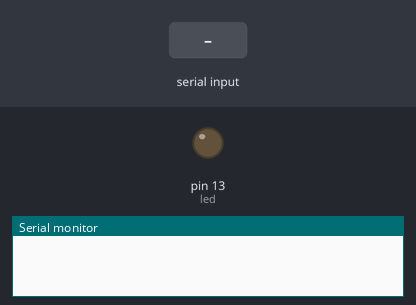
The sketch below on a simulated Arduino Uno, built with avr-gcc and run on an emulated ATmega328P. Shown: output pins drawn as LEDs (lit = HIGH), the last lines printed to the serial monitor. Inputs (shaded band) come from the test bench.

Above: at 1.2 s.
1.3 s: "V" received over Serial
At 2.3 s:
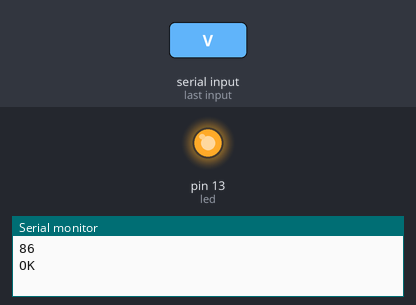
Timing chart, 0 to 4.3 s (numbered marks = the images above; inputs shaded):
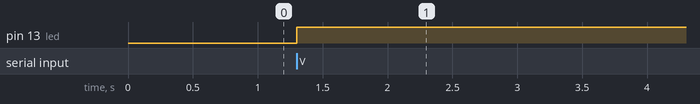

Measured:
- after the input at 1.3 s, pin 13 (led): LOW → HIGH at once

The sketch:

rs232Test_sketch_jun29b.ino
```cpp
//# This sample codes is for testing the RS232 shiled.
//# Editor : YouYou
//# Date   : 2013.9.25
//# Ver    : 0.1
//# Product: RS232 shield
//# SKU    : DFR0259
//*/
int led = 13;    //define the LED pin
void setup()
{
  Serial.begin(9600);    //init serial
  pinMode(led,OUTPUT);
}
void loop()
{
  int temp;    //serial data temporary cache
  if(Serial.available())    //if serial receives data
  {
    temp=Serial.read();    //store the received data temporarily
    Serial.println(temp);
     if(temp=='V'){
      digitalWrite(led,1-digitalRead(led));    //change the LED statu if receiving the char "V".
    Serial.println("OK");    //reply OK to show that the char "V" has been received and the LED statu also has been changed
     }
  }
}
```
